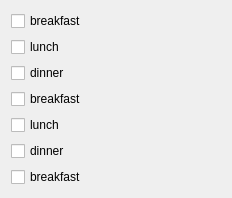
           <widget class="QWidget" name="scrollAreaWidgetContents_5">
            <property name="geometry">
             <rect>
              <x>0</x>
              <y>0</y>
              <width>232</width>
              <height>176</height>
             </rect>
            </property>
            <layout class="QGridLayout" name="gridLayout_5">
             <item row="6" column="0">
              <widget class="QCheckBox" name="checkBox_37">
               <property name="styleSheet">
                <string notr="true"/>
               </property>
               <property name="text">
                <string>breakfast</string>
               </property>
              </widget>
             </item>
             <item row="4" column="0">
              <widget class="QCheckBox" name="checkBox_31">
               <property name="text">
                <string>lunch</string>
               </property>
              </widget>
             </item>
             <item row="5" column="0">
              <widget class="QCheckBox" name="checkBox_33">
               <property name="text">
                <string>dinner</string>
               </property>
              </widget>
             </item>
             <item row="1" column="0">
              <widget class="QCheckBox" name="checkBox_36">
               <property name="text">
                <string>lunch</string>
               </property>
              </widget>
             </item>
             <item row="3" column="0">
              <widget class="QCheckBox" name="checkBox_34">
               <property name="styleSheet">
                <string notr="true"/>
               </property>
               <property name="text">
                <string>breakfast</string>
               </property>
              </widget>
             </item>
             <item row="2" column="0">
              <widget class="QCheckBox" name="checkBox_35">
               <property name="text">
                <string>dinner</string>
               </property>
              </widget>
             </item>
             <item row="0" column="0">
              <widget class="QCheckBox" name="checkBox_32">
               <property name="styleSheet">
                <string notr="true"/>
               </property>
               <property name="text">
                <string>breakfast</string>
               </property>
              </widget>
             </item>
            </layout>
           </widget>
